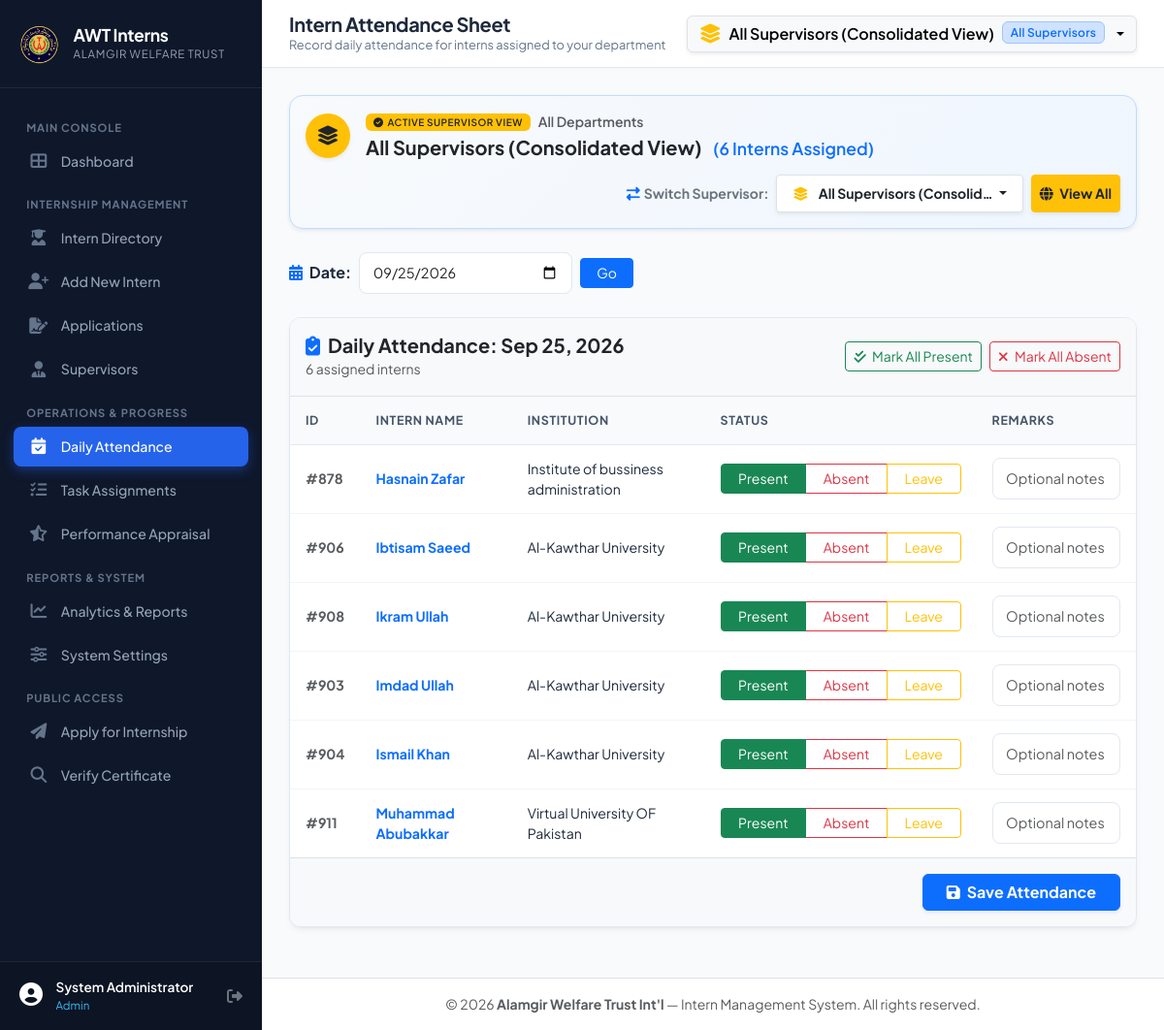
Screenshot of /supervisor/attendance.php?switch_supervisor=all (signed in) with the database file from the repository.
### tables this page shows
CREATE TABLE `interns` (
    `id` INT AUTO_INCREMENT PRIMARY KEY,
    `user_id` INT NULL,
    `sname` VARCHAR(200) NOT NULL,
    `Father_name` VARCHAR(200) NULL,
    `Cellnumber` VARCHAR(100) NULL,
    `Email` VARCHAR(150) NULL,
    `Address` TEXT NULL,
    `sInstitute` VARCHAR(200) NULL,
    `Degree` VARCHAR(150) NULL,
    `sterm` VARCHAR(100) NULL,
    `Location` VARCHAR(150) NULL,
    `ERPNO` VARCHAR(100) NULL,
    
     
    `iyear` VARCHAR(20) NULL,
    `Summer` TINYINT(1) NOT NULL DEFAULT 0,
    `Hours` VARCHAR(100) NULL,
    `dateassignfrom` DATETIME NULL,
    `dateassignto` DATETIME NULL,
    `dateprefferedfrom` DATETIME NULL,
    `dateprefferedto` DATETIME NULL,
    `DateofInternship` DATETIME NULL,
    `Dateofentry` DATETIME NULL,
    `Date_of_Submission` DATETIME NULL,
    
     
    `GroupName` INT NULL,
    `GroupTime` VARCHAR(100) NULL,
    `GroupN` VARCHAR(100) NULL,
    
     
    `confirmed` TINYINT(1) NOT NULL DEFAULT 0,
    `Waiting` TINYINT(1) NOT NULL DEFAULT 0,
    `status` ENUM('pending', 'confirmed', 'waiting', 'active', 'completed', 'terminated') NOT NULL DEFAULT 'pending',
    
     
    `Organizationname` VARCHAR(200) DEFAULT 'Alamgir Welfare Trust Int''l',
    `Department` VARCHAR(150) NULL,
    `Supervisor` VARCHAR(150) NULL,
    `supervisor_id` INT NULL,
    `Mentor` VARCHAR(150) NULL,
    `Designationanddepartment` VARCHAR(200) NULL,
    `HRperson` VARCHAR(150) DEFAULT 'Nisar Ahmed',
    `HRdesignation` VARCHAR(150) DEFAULT 'Coordinator',
    
     
    `Request_Form` TINYINT(1) NOT NULL DEFAULT 0,
    `Photograph` TINYINT(1) NOT NULL DEFAULT 0,
    `CV` TINYINT(1) NOT NULL DEFAULT 0,
    `Recommendation_Letter` TINYINT(1) NOT NULL DEFAULT 0,
    `CNIC_copy` TINYINT(1) NOT NULL DEFAULT 0,
    `Student_ID` TINYINT(1) NOT NULL DEFAULT 0,
    `photo` VARCHAR(255) NULL,
    
     
    `punctuality` INT DEFAULT 0,
    `regularity` INT DEFAULT 0,
    `productivity` INT DEFAULT 0,
    `relationship_with_others` INT DEFAULT 0,
    `Initiative` INT DEFAULT 0,
    `Maturity` INT DEFAULT 0,
    `Confidence` INT DEFAULT 0,
    `Analytical_ability` INT DEFAULT 0,
    `abilityhardword` INT DEFAULT 0,
    `knowledge` INT DEFAULT 0,
    `total_score` INT GENERATED ALWAYS AS (
        `punctuality` + `regularity` + `productivity` + `relationship_with_others` +
        `Initiative` + `Maturity` + `Confidence` + `Analytical_ability` +
        `abilityhardword` + `knowledge`
    ) STORED,
    
     
    `Assignedwork` TEXT NULL,
    `comments` TEXT NULL,
    `Assignment1` TINYINT(1) NOT NULL DEFAULT 0,
    `Assignment2` TINYINT(1) NOT NULL DEFAULT 0,
    `Assignment3` TINYINT(1) NOT NULL DEFAULT 0,
    `Assignment4` TINYINT(1) NOT NULL DEFAULT 0,
    `Assignment5` TINYINT(1) NOT NULL DEFAULT 0,
    `Assignments` TEXT NULL,
    `Remarks` TEXT NULL,
    `Certificate_Period_Detail` VARCHAR(255) NULL,
    
     
    `created_at` TIMESTAMP DEFAULT CURRENT_TIMESTAMP,
    `updated_at` TIMESTAMP DEFAULT CURRENT_TIMESTAMP ON UPDATE CURRENT_TIMESTAMP,
    
    INDEX `idx_intern_institute` (`sInstitute`),
    INDEX `idx_intern_year` (`iyear`),
    INDEX `idx_intern_status` (`status`),
    INDEX `idx_intern_confirmed` (`confirmed`),
    INDEX `idx_intern_waiting` (`Waiting`),
    INDEX `idx_intern_dept` (`Department`),
    CONSTRAINT `fk_intern_user` FOREIGN KEY (`user_id`) REFERENCES `users` (`id`) ON DELETE SET NULL,
    CONSTRAINT `fk_intern_supervisor` FOREIGN KEY (`supervisor_id`) REFERENCES `supervisors` (`id`) ON DELETE SET NULL
);

### config/database.php (called while the page is built, shortened)
<?php
function get_db(): PDO {
    static $pdo = null;
    if ($pdo === null) {
        $configs = [];
        $configs[] = [
            'host' => 'localhost',
            'port' => '3306',
            'name' => 'intern',
            'user' => 'intern',
            'pass' => '4DI*Id845'
        ];
        $configs[] = [
            'host' => '127.0.0.1',
            'port' => '3306',
            'name' => 'intern',
            'user' => 'intern',
            'pass' => '4Dl*ld845'
        ];
        $configs[] = [
            'host' => 'localhost',
            'port' => '3306',
            'name' => 'intern',
            'user' => 'iternawt',
            'pass' => 'e^18bD4q3'
        ];
        $configs[] = [
            'host' => '127.0.0.1',
            'port' => '3306',
            'name' => 'awt_internship',
            'user' => 'root',
            'pass' => ''
        ];
        $configs[] = [
            'host' => 'localhost',
            'port' => '3306',
            'name' => 'intern',
            'user' => 'root',
            'pass' => ''
        ];
        $options = [
            PDO::ATTR_ERRMODE            => PDO::ERRMODE_EXCEPTION,
            PDO::ATTR_DEFAULT_FETCH_MODE => PDO::FETCH_ASSOC,
            PDO::ATTR_EMULATE_PREPARES   => false,
            PDO::MYSQL_ATTR_INIT_COMMAND => "SET NAMES " . DB_CHARSET
        ];
        $lastException = null;
        foreach ($configs as $cfg) {
            try {
                $dsn = "mysql:host=" . $cfg['host'] . ";port=" . $cfg['port'] . ";dbname=" . $cfg['name'] . ";charset=" . DB_CHARSET;
                $pdo = new PDO($dsn, $cfg['user'], $cfg['pass'], $options);
                return $pdo;
            } catch (PDOException $e) {
                $lastException = $e;
            }
        }
        die("
            <div style='font-family:Segoe UI,Tahoma,sans-serif;max-width:600px;margin:50px auto;padding:24px;border:1px solid #f5c6cb;background:#f8d7da;color:#721c24;border-radius:8px;'>
                <h3 style='margin-top:0;'>Database Connection Notice</h3>
                <p>Unable to connect to the AWT Internship database. Please ensure your database server is running and credentials in <code>config/database.php</code> are configured properly.</p>
                <p style='font-size:13px;color:#491217;'>Error details: " . htmlspecialchars($lastException ? $lastException->getMessage() : 'Unknown error') . "</p>
            </div>
        ");
    }
    return $pdo;
}
function db_query(string $sql, array $params = []): PDOStatement {
    $db = get_db();
    $stmt = $db->prepare($sql);
    $stmt->execute($params);
    return $stmt;
}
function db_fetch_all(string $sql, array $params = []): array {
    $stmt = db_query($sql, $params);
    return $stmt->fetchAll();
}

### supervisor/attendance.php (the view, shortened to what this page needs)
<?php
require_once __DIR__ . '/../config/database.php';
require_once __DIR__ . '/../config/helpers.php';
$supContext = get_active_supervisor_context();
$isAll = $supContext['is_all'];
$selectedDate = sanitize($_GET['date'] ?? date('Y-m-d'));
if ($isAll) {
    $interns = db_fetch_all("
        SELECT id, sname, sInstitute, Degree, Department, Mentor
        FROM interns
        ORDER BY sname ASC
    ");
}
$existingAttendance = [];
require_once __DIR__ . '/../includes/header.php';
?>
<div class="row g-3 align-items-center mb-4">
    <div class="col-md-5">
        <form method="GET" action="attendance.php" class="d-flex align-items-center gap-2">
            <label class="form-label fw-bold text-nowrap mb-0"><i class="fas fa-calendar-alt text-primary me-1"></i> Date:</label>
            <input type="date" name="date" class="form-control" value="<?= e($selectedDate); ?>" onchange="this.form.submit()">
            <button type="submit" class="btn btn-primary btn-sm px-3">Go</button>
        </form>
    </div>
</div>
<form action="attendance.php" method="POST" class="awt-card p-0 overflow-hidden">
    <div class="p-3 bg-light border-bottom d-flex justify-content-between align-items-center flex-wrap gap-2">
        <div>
            <h5 class="fw-bold mb-0 text-dark"><i class="fas fa-clipboard-check text-primary me-2"></i>Daily Attendance: <?= format_date($selectedDate); ?></h5>
            <small class="text-muted"><?= count($interns); ?> assigned interns</small>
        </div>
        <div class="d-flex gap-2">
            <button type="button" class="btn btn-sm btn-outline-success batch-attendance-btn" data-status="Present">
                <i class="fas fa-check-double me-1"></i> Mark All Present
            </button>
            <button type="button" class="btn btn-sm btn-outline-danger batch-attendance-btn" data-status="Absent">
                <i class="fas fa-times me-1"></i> Mark All Absent
            </button>
        </div>
    </div>
    <div class="table-responsive">
        <table class="table awt-table mb-0">
            <thead>
                <tr>
                    <th style="width: 70px;">ID</th>
                    <th>Intern Name</th>
                    <th>Institution</th>
                    <th style="width: 280px;">Status</th>
                    <th>Remarks</th>
                </tr>
            </thead>
            <tbody>
                <?php if (empty($interns)): ?>
                    <tr>
                        <td colspan="5" class="text-center py-5 text-muted">No interns assigned to your supervisor account.</td>
                    </tr>
                <?php else: ?>
                    <?php foreach ($interns as $intern):
                        $curRemarks = $existingAttendance[$intern['id']]['remarks'] ?? '';
                    ?>
                        <tr>
                            <td class="fw-bold text-muted">#<?= $intern['id']; ?></td>
                            <td class="fw-bold text-primary"><?= e($intern['sname']); ?></td>
                            <td><?= e($intern['sInstitute'] ?: '—'); ?></td>
                            <td>
                                <div class="btn-group btn-group-sm w-100" role="group">
                                    <label class="btn btn-outline-success" for="pres_<?= $intern['id']; ?>">Present</label>
                                    <label class="btn btn-outline-danger" for="abs_<?= $intern['id']; ?>">Absent</label>
                                    <label class="btn btn-outline-warning" for="leave_<?= $intern['id']; ?>">Leave</label>
                                </div>
                            </td>
                            <td>
                                <input type="text" name="remarks[<?= $intern['id']; ?>]" class="form-control form-control-sm" placeholder="Optional notes" value="<?= e($curRemarks); ?>">
                            </td>
                        </tr>
                    <?php endforeach; ?>
                <?php endif; ?>
            </tbody>
        </table>
    </div>
    <div class="p-3 bg-light border-top text-end">
        <button type="submit" class="btn btn-primary px-4 fw-bold shadow-sm">
            <i class="fas fa-save me-1"></i> Save Attendance
        </button>
    </div>
</form>
<?php require_once __DIR__ . '/../includes/footer.php'; ?>

### assets/css/style.css (style rules this page uses)
:root { --awt-primary: #1e3a8a; --awt-primary-light: #3b82f6; --awt-primary-dark: #0f172a; --awt-accent: #0d9488; --awt-accent-light: #14b8a6; --awt-gold: #d97706; --awt-bg: #f8fafc; --awt-card-bg: #ffffff; --awt-sidebar-bg: #0f172a; --awt-sidebar-text: #94a3b8; --awt-sidebar-active: #2563eb; --awt-text-main: #1e293b; --awt-text-muted: #64748b; --awt-border: #e2e8f0; --awt-shadow: 0 4px 6px -1px rgba(0, 0, 0, 0.05), 0 2px 4px -2px rgba(0, 0, 0, 0.05); --awt-shadow-lg: 0 10px 15px -3px rgba(0, 0, 0, 0.07), 0 4px 6px -4px rgba(0, 0, 0, 0.05); --awt-radius: 12px; }
body { font-family: 'Plus Jakarta Sans', -apple-system, BlinkMacSystemFont, "Segoe UI", Roboto, sans-serif; background-color: var(--awt-bg); color: var(--awt-text-main); min-height: 100vh; display: flex; flex-direction: column; overflow-x: hidden; }
.awt-card { background: var(--awt-card-bg); border: 1px solid var(--awt-border); border-radius: var(--awt-radius); box-shadow: var(--awt-shadow); padding: 1.5rem; margin-bottom: 1.5rem; transition: transform 0.2s ease, box-shadow 0.2s ease; }
.table-responsive { margin: 0; }
.awt-table { margin-bottom: 0; vertical-align: middle; }
.awt-table thead th { background: #f8fafc; color: #475569; font-weight: 700; font-size: 0.78rem; text-transform: uppercase; letter-spacing: 0.05em; padding: 0.95rem 1rem; border-bottom: 1px solid var(--awt-border); white-space: nowrap; }
.awt-table tbody td { padding: 0.85rem 1rem; font-size: 0.88rem; border-bottom: 1px solid #f1f5f9; color: var(--awt-text-main); }
.awt-table tbody tr:last-child td { border-bottom: none; }
.form-control, .form-select { border-radius: 8px; border: 1px solid var(--awt-border); padding: 0.6rem 0.85rem; font-size: 0.9rem; transition: border-color 0.2s, box-shadow 0.2s; }

### rows the page displays
interns: id "878", sname "Hasnain Zafar", sInstitute "Institute of bussiness administration"
interns: id "906", sname "Ibtisam Saeed", sInstitute "Al-Kawthar University"
interns: id "908", sname "Ikram Ullah", sInstitute "Al-Kawthar University"
interns: id "903", sname "Imdad Ullah", sInstitute "Al-Kawthar University"
interns: id "904", sname "Ismail Khan", sInstitute "Al-Kawthar University"
interns: id "911", sname "Muhammad Abubakkar", sInstitute "Virtual University OF Pakistan"

### other values shown
$currentUser['name'] "System Administrator"
$currentUser['role'] "Admin"
$pageTitle "Intern Attendance Sheet"
$pageSubtitle "Record daily attendance for interns assigned to your department"
$supContext['supervisor']['name'] "All Supervisors (Consolidated View)"
$activeSup['name'] "All Supervisors (Consolidated View)"
$activeSup['intern_count'] "6"
$activeSup['name'] "All Supervisors (Consolid…"
format_date($selectedDate) "Sep 25, 2026"
count($interns) "6"
